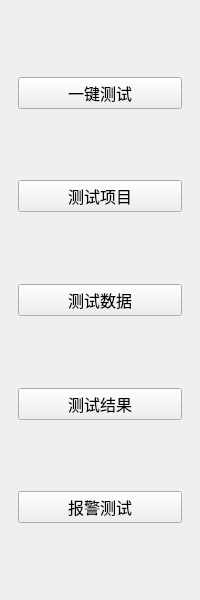
<?xml version="1.0" encoding="UTF-8"?>
<ui version="4.0">
 <class>SiTestToolWid</class>
 <widget class="QWidget" name="SiTestToolWid">
  <property name="geometry">
   <rect>
    <x>0</x>
    <y>0</y>
    <width>200</width>
    <height>600</height>
   </rect>
  </property>
  <property name="font">
   <font>
    <family>微软雅黑</family>
    <pointsize>12</pointsize>
   </font>
  </property>
  <property name="windowTitle">
   <string>Form</string>
  </property>
  <layout class="QVBoxLayout" name="verticalLayout">
   <property name="leftMargin">
    <number>18</number>
   </property>
   <property name="rightMargin">
    <number>18</number>
   </property>
   <item>
    <spacer name="verticalSpacer_6">
     <property name="orientation">
      <enum>Qt::Vertical</enum>
     </property>
     <property name="sizeHint" stdset="0">
      <size>
       <width>20</width>
       <height>40</height>
      </size>
     </property>
    </spacer>
   </item>
   <item>
    <widget class="QPushButton" name="testBtn">
     <property name="minimumSize">
      <size>
       <width>0</width>
       <height>31</height>
      </size>
     </property>
     <property name="text">
      <string>一键测试</string>
     </property>
    </widget>
   </item>
   <item>
    <spacer name="verticalSpacer">
     <property name="orientation">
      <enum>Qt::Vertical</enum>
     </property>
     <property name="sizeHint" stdset="0">
      <size>
       <width>20</width>
       <height>40</height>
      </size>
     </property>
    </spacer>
   </item>
   <item>
    <widget class="QPushButton" name="testItemBtn">
     <property name="minimumSize">
      <size>
       <width>0</width>
       <height>31</height>
      </size>
     </property>
     <property name="text">
      <string>测试项目</string>
     </property>
    </widget>
   </item>
   <item>
    <spacer name="verticalSpacer_2">
     <property name="orientation">
      <enum>Qt::Vertical</enum>
     </property>
     <property name="sizeHint" stdset="0">
      <size>
       <width>20</width>
       <height>40</height>
      </size>
     </property>
    </spacer>
   </item>
   <item>
    <widget class="QPushButton" name="testDataBtn">
     <property name="minimumSize">
      <size>
       <width>0</width>
       <height>31</height>
      </size>
     </property>
     <property name="text">
      <string>测试数据</string>
     </property>
    </widget>
   </item>
   <item>
    <spacer name="verticalSpacer_3">
     <property name="orientation">
      <enum>Qt::Vertical</enum>
     </property>
     <property name="sizeHint" stdset="0">
      <size>
       <width>20</width>
       <height>40</height>
      </size>
     </property>
    </spacer>
   </item>
   <item>
    <widget class="QPushButton" name="testResultBtn">
     <property name="minimumSize">
      <size>
       <width>0</width>
       <height>31</height>
      </size>
     </property>
     <property name="text">
      <string>测试结果</string>
     </property>
    </widget>
   </item>
   <item>
    <spacer name="verticalSpacer_4">
     <property name="orientation">
      <enum>Qt::Vertical</enum>
     </property>
     <property name="sizeHint" stdset="0">
      <size>
       <width>20</width>
       <height>40</height>
      </size>
     </property>
    </spacer>
   </item>
   <item>
    <widget class="QPushButton" name="testAlarmBtn">
     <property name="minimumSize">
      <size>
       <width>0</width>
       <height>31</height>
      </size>
     </property>
     <property name="text">
      <string>报警测试</string>
     </property>
    </widget>
   </item>
   <item>
    <spacer name="verticalSpacer_5">
     <property name="orientation">
      <enum>Qt::Vertical</enum>
     </property>
     <property name="sizeHint" stdset="0">
      <size>
       <width>20</width>
       <height>40</height>
      </size>
     </property>
    </spacer>
   </item>
  </layout>
 </widget>
 <resources/>
 <connections/>
</ui>
